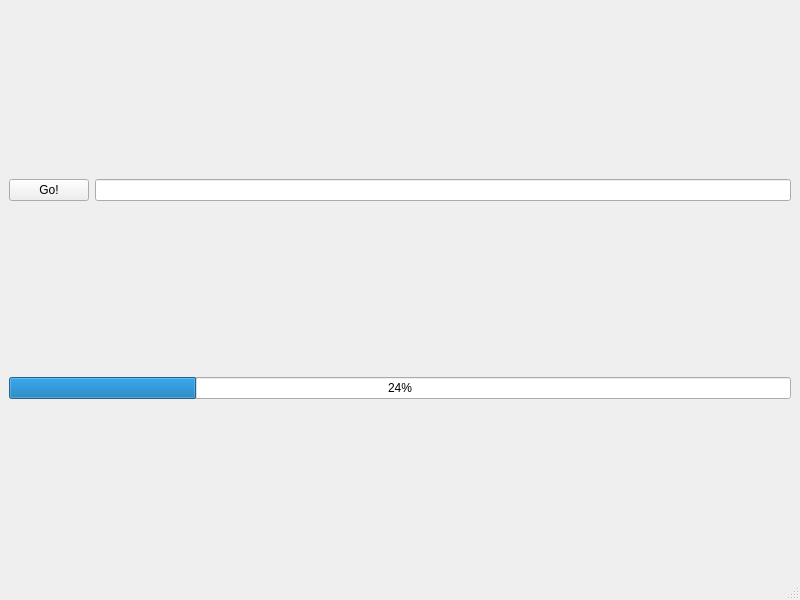
<?xml version="1.0" encoding="UTF-8"?>
<ui version="4.0">
 <class>PopKrop</class>
 <widget class="QMainWindow" name="PopKrop">
  <property name="geometry">
   <rect>
    <x>0</x>
    <y>0</y>
    <width>800</width>
    <height>600</height>
   </rect>
  </property>
  <property name="windowTitle">
   <string>PopKrop</string>
  </property>
  <widget class="QWidget" name="centralwidget">
   <layout class="QVBoxLayout" name="verticalLayout">
    <item>
     <layout class="QHBoxLayout" name="horizontalLayout">
      <item>
       <widget class="QPushButton" name="b_go">
        <property name="text">
         <string>Go!</string>
        </property>
       </widget>
      </item>
      <item>
       <widget class="QLineEdit" name="e_url"/>
      </item>
     </layout>
    </item>
    <item>
     <widget class="QProgressBar" name="pb_load">
      <property name="value">
       <number>24</number>
      </property>
     </widget>
    </item>
    <item>
     <layout class="QVBoxLayout" name="browserPlace"/>
    </item>
   </layout>
  </widget>
  <widget class="QMenuBar" name="menubar">
   <property name="geometry">
    <rect>
     <x>0</x>
     <y>0</y>
     <width>800</width>
     <height>24</height>
    </rect>
   </property>
  </widget>
  <widget class="QStatusBar" name="statusbar"/>
 </widget>
 <resources/>
 <connections/>
</ui>
